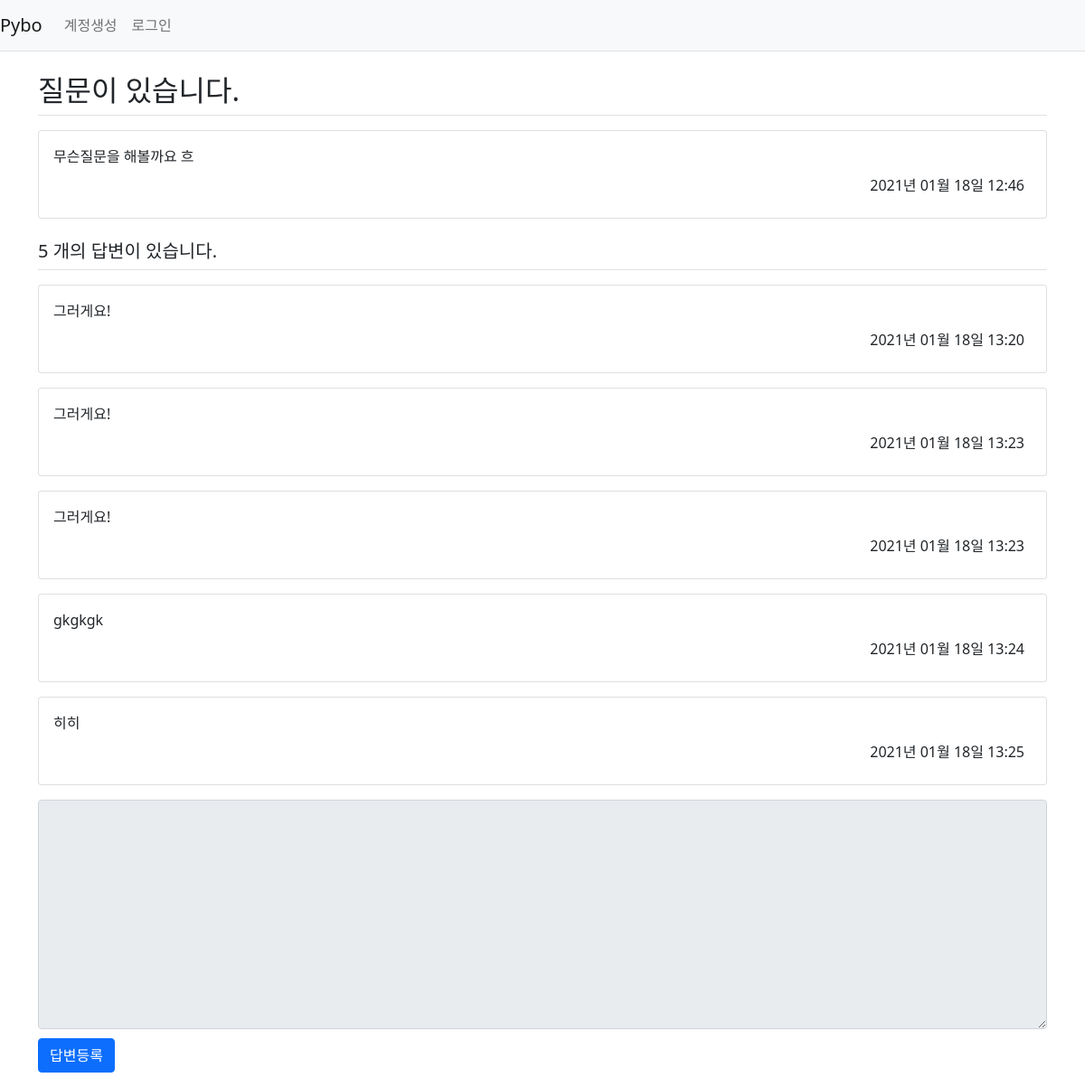
/question/detail/3/, run on the app's committed database.
### pybo/models.py (models this page shows)
class Question(db.Model):
    id = db.Column(db.Integer, primary_key=True)
    subject = db.Column(db.String(200), nullable=False)
    content = db.Column(db.Text(), nullable=False) # 글자수 제한없음 Text
    create_date = db.Column(db.DateTime(), nullable=False)
    user_id = db.Column(db.Integer, db.ForeignKey(
        'user.id', ondelete='CASCADE'), nullable=False) # server_default='1')
    user = db.relationship('User', backref=db.backref('question_set'))

class Answer(db.Model):
    id = db.Column(db.Integer, primary_key=True )
    question_id = db.Column(db.Integer, db.ForeignKey('question.id', ondelete='CASCADE'))
    question = db.relationship('Question', backref=db.backref('answer_set', ))
    content = db.Column(db.Text(), nullable=False)
    create_date = db.Column(db.DateTime(), nullable=False)
    user_id = db.Column(db.Integer, db.ForeignKey(
        'user.id', ondelete='CASCADE'), nullable=False)
    user = db.relationship('User', backref=db.backref('answer_set'))

### pybo/views/question_views.py (the view)
@bp.route('/detail/<int:question_id>/')
def detail(question_id):
    form = AnswerForm()
    question = Question.query.get_or_404(question_id)
    return render_template('questions/question_detail.html', question=question, form=form)

### pybo/forms.py
class AnswerForm(FlaskForm):
    content = TextAreaField('내용', validators=[DataRequired(' 내용은 필수 입력 항목입니다. ')])

### pybo/filter.py (called while the page is built)
def format_datetime(value, fmt='%Y년 %m월 %d일 %H:%M'):
    return value.strftime(fmt)

### pybo/views/auth_views.py (called while the page is built)
@bp.before_app_request
def load_logged_in_user():
    user_id = session.get('user_id')
    if user_id is None:
        g.user = None
    else:
        g.user = User.query.get(user_id)

### pybo/templates/questions/question_detail.html (shortened to what this page needs)
{% extends 'base.html' %}
{% block content %}
<div class="container my-3">
    <h2 class="border-bottom py-2">{{ question.subject }}</h2>
    <div class="card my-3">
        <div class="card-body">
            <div class="card-text" style="white-space: pre-line;">{{ question.content }}</div>
                <div class="d-flex justify-content-end">
                    <div class=" p-2">
                        {{ question.create_date|datetime }}
                    </div>
                </div>
            </div>
        </div>
        <h5 class="border-bottom my-3 py-2">{{ question.answer_set|length }} 개의 답변이 있습니다.</h5>
        {% for answer in question.answer_set %}
        <div class="card my-3">
            <div class="card-body">
                <div class="card-text" style="white-space: pre-line;">{{ answer.content}}</div>
                <div class="d-flex justify-content-end">
                    <div class=" p-2">
                        {{ answer.create_date|datetime }}
                    </div>
                </div>
            </div>
        </div>
    {% endfor %}
    <form action="{{ url_for('answer.create', question_id=question.id) }}" method="post" class="my-3">
        <div class="form-group">
            <textarea {% if not g.user %}disabled{% endif %} name="content" id="content" class="form-control" rows="10" ></textarea>
        </div>
        <input type="submit" value="답변등록" class="btn btn-primary">
    </form>
</div>
{% endblock %}

### pybo/static/style.css (style rules this page uses)
textarea { width:100% }
input[type=submit] { margin-top:10px; }

### data on the page
Question: subject "질문이 있습니다.", content "무슨질문을 해볼까요 흐", create_date "2021년 01월 18일 12:46"
Answer: content "그러게요!", create_date "2021년 01월 18일 13:20"
Answer: content "그러게요!", create_date "2021년 01월 18일 13:23"
Answer: content "그러게요!", create_date "2021년 01월 18일 13:23"
Answer: content "gkgkgk", create_date "2021년 01월 18일 13:24"
Answer: content "히히", create_date "2021년 01월 18일 13:25"

### other printed values
{{ question.answer_set|length }} "5"
